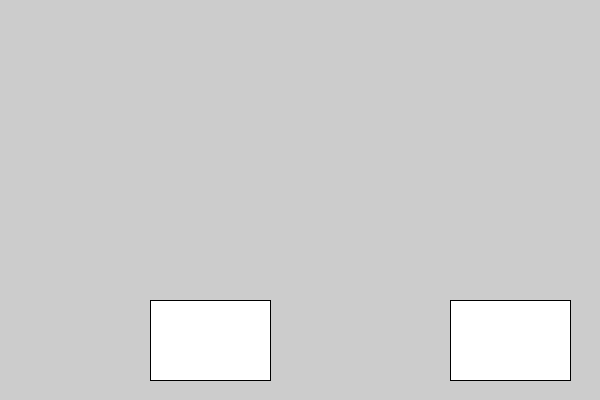
Frame 1 (no input)
Frame 60 (the mouse pressed at the canvas centre just before this capture): identical to frame 1, image omitted
Frame 120 (the mouse held since frame 60 and released just before this capture): identical to frame 1, image omitted

The Processing sketch that drew this single still picture (run headless with seeded random() and noise(); from frame 60 on, the mouse is pressed at the canvas centre):

// Processing sketch: DoThisNotThat_V1
// ── DoThisNotThat_V1.pde
//Global Variables
float buttonX1, buttonY1, ButtonWidth1, ButtonHeight1;
float buttonX2, buttonY2, ButtonWidth2, ButtonHeight2;
//
void setup() 
{
  //Display Geometry
  size( 600, 400); //fullScreen();  //displayWidth, displayHeight
  //Display Orientation: Landscape, not portrait nor square
  println (displayWidth, displayHeight, width, height);
  String ls="Landscape or Square", p="portrait", DO="Display Orientation:", instruct="Dude, turn your phone";
  int appWidth = width; //displayWidth
  int appHeight = height; //displayHeight
  String orientation = ( appWidth >= appHeight) ? ls : p ; //Ternary Operator, repeats IF-ELSE
  println (DO, orientation );
  if (orientation==ls) 
  {
    println("Good to Go");
  } else {//Break app if not landscape
    println(instruct);
    appWidth = appWidth*0;
    appHeight = appHeight*0;
  }
  println("App Geometry is:", "\tApp Width", appWidth, "\t\tApp Height", appHeight);
  //
  //Population
   buttonX1 = appWidth*1/4;
   buttonY1 = appHeight*3/4;
   ButtonWidth1 = appWidth*1/5; 
   ButtonHeight1 = appHeight*1/5;
   buttonX2 = appWidth*3/4;
   buttonY2 = buttonY1;
   ButtonWidth2 = ButtonWidth1;
   ButtonHeight2 = ButtonHeight1;
}//End setup
//
void draw() 
{
  rect(buttonX1, buttonY1, ButtonWidth1, ButtonHeight1); //DIV: "Click Me"
  rect(buttonX2, buttonY2, ButtonWidth2, ButtonHeight2); //DIV: "Or Me"
  //rect(); //DIV: Display Rectangle
  //rect(); //DIV: Display Circle
}//End draw
//
void keyPressed() {
}//End keyPressed
//
void mousePressed() {
}//End keyPressed
//
//End MAIN
